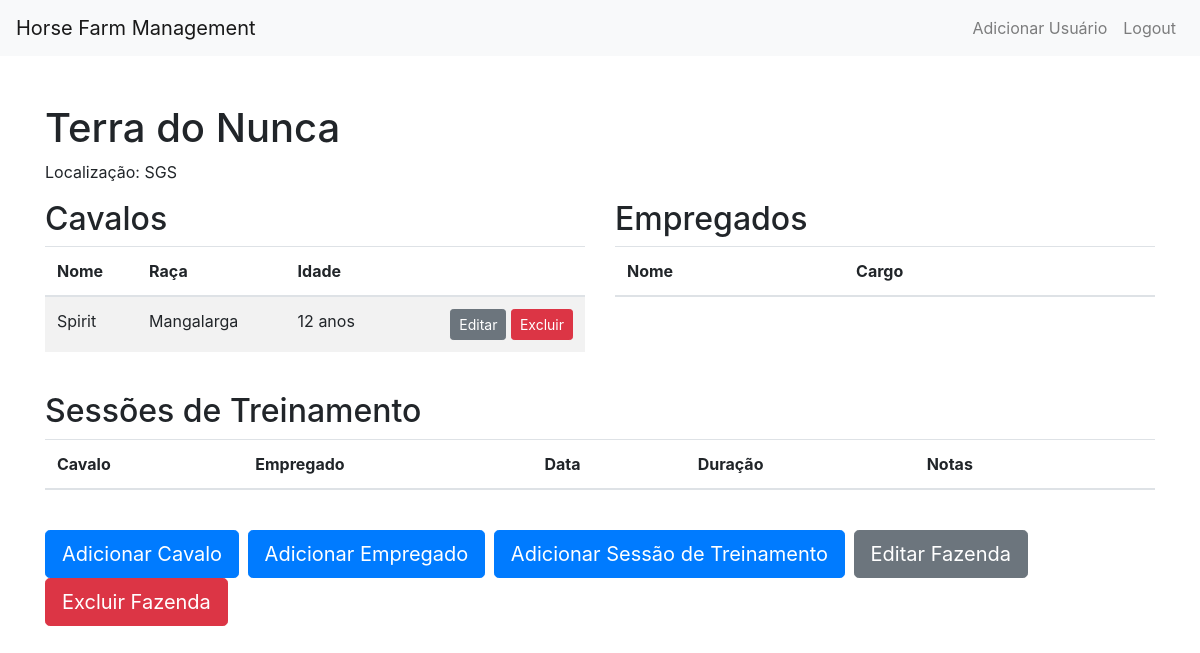
/farm/5/ (signed in), run on an earlier commit of the app's database.
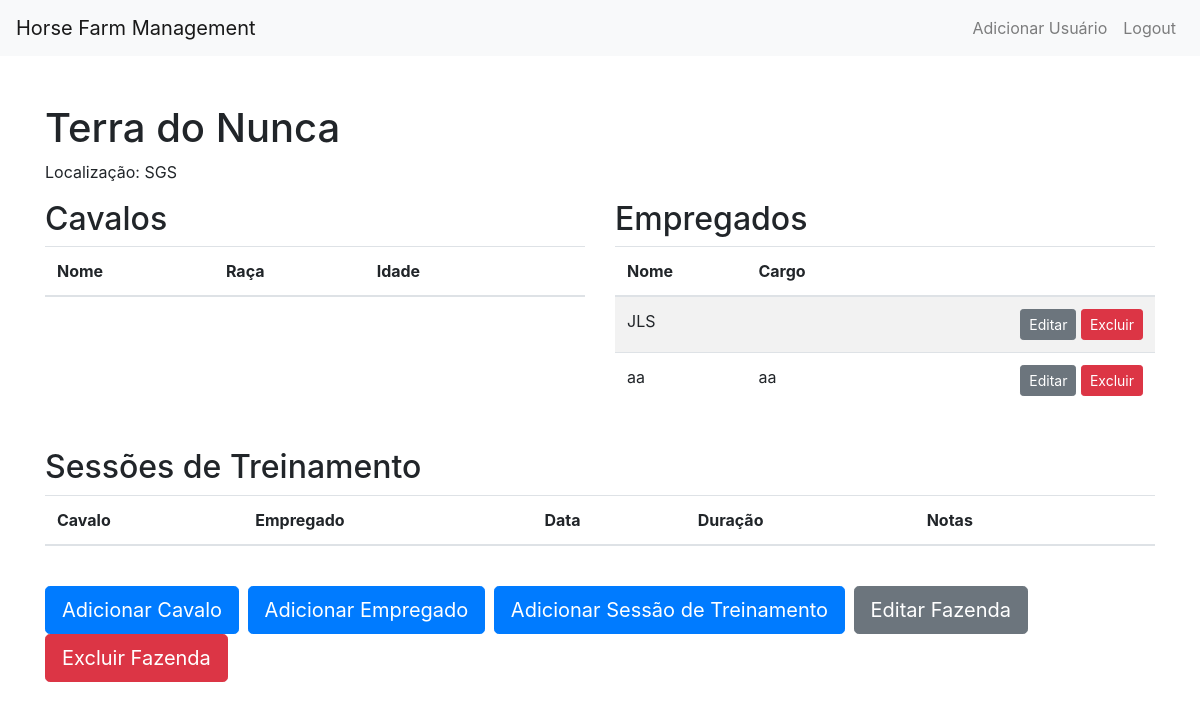
And on a later commit of the database.
### farm/models.py (models this page shows, shortened)
class Farm(models.Model):
    name = models.CharField(max_length=100)
    location = models.CharField(max_length=100)
    owner = models.ForeignKey(User, on_delete=models.CASCADE)

class Horse(models.Model):
    name = models.CharField(max_length=100)
    breed = models.CharField(max_length=100)
    age = models.IntegerField()
    farm = models.ForeignKey(Farm, on_delete=models.CASCADE, default=None, blank=True, null=True)
    employees = models.ManyToManyField('Employee', through='TrainingSession')

class Employee(models.Model):
    name = models.CharField(max_length=100)
    position = models.CharField(max_length=100)
    horses = models.ManyToManyField(Horse, through='TrainingSession')
    farm = models.ForeignKey(Farm, on_delete=models.CASCADE, default=None, blank=True, null=True)

### farm/views.py (the view)
# urls.py: path('farm/<int:farm_id>/', views.farm_detail, name='farm_detail'),
@login_required
def farm_detail(request, farm_id):
    farm = get_object_or_404(Farm, id=farm_id)
    if not request.user.is_superuser and farm.owner != request.user:
        return redirect('home')
    farm.horses = Horse.objects.filter(farm=farm)  # Obtém os cavalos associados à fazenda
    farm.employees = Employee.objects.filter(farm=farm)  # Obtém os funcionários associados à fazenda
    farm.trainingsession_set = TrainingSession.objects.filter(horse__farm=farm, employee__farm=farm)
    return render(request, 'farm_detail.html', {'farm': farm})

### farm/templates/farm_detail.html (shortened to what this page needs)
{% extends 'base.html' %}
{% block content %}
<h1>{{ farm.name }}</h1>
<p>Localização: {{ farm.location }}</p>
<div class="row">
    <div class="col-md-6">
        <h2>Cavalos</h2>
        <div class="table-responsive" style="max-height: 300px; overflow-y: auto;">
            <table class="table table-striped">
                <thead>
                    <tr>
                        <th scope="col">Nome</th>
                        <th scope="col">Raça</th>
                        <th scope="col">Idade</th>
                        <th scope="col"></th>
                    </tr>
                </thead>
                <tbody>
                {% for horse in farm.horses.all %}
                    <tr>
                        <td scope="row">{{ horse.name }}</td>
                        <td>{{ horse.breed }}</td>
                        <td>{{ horse.age }} anos</td>
                        <td class="text-right">
                            <a class="btn btn-secondary btn-sm" href="{% url 'edit_horse' farm.id horse.id %}">Editar</a>
                            <form method="post" action="{% url 'delete_horse' farm.id horse.id %}" style="display:inline;">
                                <button type="submit" class="btn btn-danger btn-sm">Excluir</button>
                            </form>
                        </td>
                    </tr>
                {% endfor %}
                </tbody>
            </table>
        </div>
    </div>
    <div class="col-md-6">
        <h2>Empregados</h2>
        <div class="table-responsive" style="max-height: 300px; overflow-y: auto;">
            <table class="table table-striped">
                <thead>
                    <tr>
                        <th scope="col">Nome</th>
                        <th scope="col">Cargo</th>
                        <th scope="col"></th>
                    </tr>
                </thead>
                <tbody>
                {% for employee in farm.employees.all %}
                    <tr>
                        <td scope="row">{{ employee.name }}</td>
                        <td>{{ employee.position }}</td>
                        <td class="text-right">
                            <a class="btn btn-secondary btn-sm" href="{% url 'edit_employee' farm.id employee.id %}">Editar</a>
                            <form method="post" action="{% url 'delete_employee' farm.id employee.id %}" style="display:inline;">
                                <button type="submit" class="btn btn-danger btn-sm">Excluir</button>
                            </form>
                        </td>
                    </tr>
                {% endfor %}
                </tbody>
            </table>
        </div>
    </div>
</div>
<div class="row mt-4">
    <div class="col-md-12">
        <h2>Sessões de Treinamento</h2>
        <div class="table-responsive" style="max-height: 300px; overflow-y: auto;">
            <table class="table table-striped">
                <thead>
                    <tr>
                        <th scope="col">Cavalo</th>
                        <th scope="col">Empregado</th>
                        <th scope="col">Data</th>
                        <th scope="col">Duração</th>
                        <th scope="col">Notas</th>
                        <th scope="col"></th>
                    </tr>
                </thead>
            </table>
        </div>
    </div>
</div>
<div class="mt-4">
    <a class="btn btn-primary btn-lg mr-1" href="{% url 'add_horse' farm.id %}" role="button">Adicionar Cavalo</a>
    <a class="btn btn-primary btn-lg mr-1" href="{% url 'add_employee' farm.id %}" role="button">Adicionar Empregado</a>
    <a class="btn btn-primary btn-lg mr-1" href="{% url 'add_trainingsession' farm.id %}" role="button">Adicionar Sessão de Treinamento</a>
    <a class="btn btn-secondary btn-lg mr-1" href="{% url 'edit_farm' farm.id %}" role="button">Editar Fazenda</a>
    <form method="post" action="{% url 'delete_farm' farm.id %}" style="display:inline;">
        <button type="submit" class="btn btn-danger btn-lg">Excluir Fazenda</button>
    </form>
</div>
{% endblock %}

### farm/templates/base.html (shortened to what this page needs)
<!DOCTYPE html>
<html>
<head>
    <link rel="stylesheet" href="https://stackpath.bootstrapcdn.com/bootstrap/4.3.1/css/bootstrap.min.css">
</head>
<body>
    <nav class="navbar navbar-expand-lg navbar-light bg-light">
        <a class="navbar-brand" href="/">Horse Farm Management</a>
        <div class="collapse navbar-collapse" id="navbarNav">
            <ul class="navbar-nav ml-auto">
                {% if user.is_authenticated %}
                    {% if user.is_superuser %}
                        <li class="nav-item">
                            <a class="nav-link" href="{% url 'add_user' %}">Adicionar Usuário</a>
                        </li>
                    {% endif %}
                    <li class="nav-item">
                        <a class="nav-link" href="{% url 'logout' %}">Logout</a>
                    </li>
                {% else %}
                    <li class="nav-item">
                        <a class="nav-link" href="{% url 'login' %}">Login</a>
                    </li>
                {% endif %}
            </ul>
        </div>
    </nav>
    <div class="container mt-5">
        {% block content %}
        {% endblock %}
    </div>
</body>
</html>

What changed in the data, as far as the page shows it:
removed Horse: name "Spirit", breed "Mangalarga", age "12"
added Employee: name "JLS"
added Employee: name "aa", position "aa"
